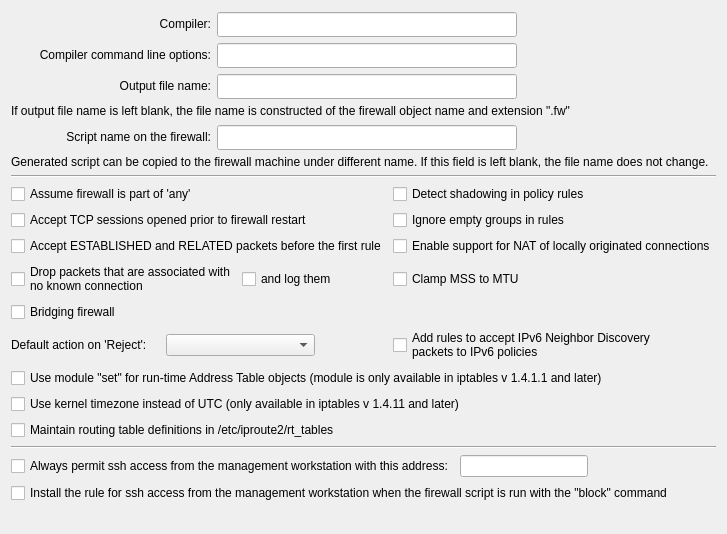
     <widget class="QWidget" name="tab0">
      <attribute name="title">
       <string>Compiler</string>
      </attribute>
      <layout class="QGridLayout" name="gridLayout_10">
       <item row="0" column="0">
        <layout class="QGridLayout" name="gridLayout_7"/>
       </item>
       <item row="1" column="0" colspan="2">
        <layout class="QGridLayout" name="gridLayout_9" columnstretch="5,5,5">
         <item row="1" column="0">
          <widget class="QLabel" name="compilerLabel">
           <property name="text">
            <string>Compiler:</string>
           </property>
           <property name="alignment">
            <set>Qt::AlignRight|Qt::AlignTrailing|Qt::AlignVCenter</set>
           </property>
           <property name="wordWrap">
            <bool>false</bool>
           </property>
          </widget>
         </item>
         <item row="1" column="1">
          <widget class="QLineEdit" name="compiler">
           <property name="minimumSize">
            <size>
             <width>300</width>
             <height>25</height>
            </size>
           </property>
           <property name="maximumSize">
            <size>
             <width>32767</width>
             <height>22</height>
            </size>
           </property>
          </widget>
         </item>
         <item row="2" column="0">
          <widget class="QLabel" name="compilerArgsLabel">
           <property name="sizePolicy">
            <sizepolicy hsizetype="Expanding" vsizetype="Preferred">
             <horstretch>0</horstretch>
             <verstretch>0</verstretch>
            </sizepolicy>
           </property>
           <property name="text">
            <string>Compiler command line options:</string>
           </property>
           <property name="alignment">
            <set>Qt::AlignRight|Qt::AlignTrailing|Qt::AlignVCenter</set>
           </property>
           <property name="wordWrap">
            <bool>false</bool>
           </property>
          </widget>
         </item>
         <item row="2" column="1">
          <widget class="QLineEdit" name="compilerArgs">
           <property name="minimumSize">
            <size>
             <width>0</width>
             <height>25</height>
            </size>
           </property>
           <property name="maximumSize">
            <size>
             <width>32767</width>
             <height>22</height>
            </size>
           </property>
          </widget>
         </item>
         <item row="3" column="0">
          <widget class="QLabel" name="textLabel1_5">
           <property name="sizePolicy">
            <sizepolicy hsizetype="Expanding" vsizetype="Preferred">
             <horstretch>0</horstretch>
             <verstretch>0</verstretch>
            </sizepolicy>
           </property>
           <property name="text">
            <string>Output file name:</string>
           </property>
           <property name="alignment">
            <set>Qt::AlignRight|Qt::AlignTrailing|Qt::AlignVCenter</set>
           </property>
           <property name="wordWrap">
            <bool>true</bool>
           </property>
          </widget>
         </item>
         <item row="3" column="1">
          <widget class="QLineEdit" name="outputFileName">
           <property name="minimumSize">
            <size>
             <width>300</width>
             <height>25</height>
            </size>
           </property>
           <property name="maximumSize">
            <size>
             <width>32767</width>
             <height>22</height>
            </size>
           </property>
          </widget>
         </item>
         <item row="1" column="2">
          <spacer name="horizontalSpacer_3">
           <property name="orientation">
            <enum>Qt::Horizontal</enum>
           </property>
           <property name="sizeHint" stdset="0">
            <size>
             <width>40</width>
             <height>20</height>
            </size>
           </property>
          </spacer>
         </item>
        </layout>
       </item>
       <item row="2" column="0" colspan="2">
        <widget class="QLabel" name="label_7">
         <property name="text">
          <string>If output file name is left blank, the file name is constructed of the firewall object name and extension &quot;.fw&quot;</string>
         </property>
         <property name="wordWrap">
          <bool>true</bool>
         </property>
        </widget>
       </item>
       <item row="3" column="0" colspan="2">
        <layout class="QGridLayout" name="gridLayout_8" columnstretch="5,5,5">
         <item row="0" column="0">
          <widget class="QLabel" name="label_2">
           <property name="text">
            <string>Script name on the firewall:</string>
           </property>
           <property name="alignment">
            <set>Qt::AlignRight|Qt::AlignTrailing|Qt::AlignVCenter</set>
           </property>
          </widget>
         </item>
         <item row="0" column="1">
          <widget class="QLineEdit" name="fileNameOnFw">
           <property name="minimumSize">
            <size>
             <width>300</width>
             <height>25</height>
            </size>
           </property>
           <property name="maximumSize">
            <size>
             <width>32767</width>
             <height>22</height>
            </size>
           </property>
          </widget>
         </item>
         <item row="0" column="2">
          <spacer name="horizontalSpacer">
           <property name="orientation">
            <enum>Qt::Horizontal</enum>
           </property>
           <property name="sizeHint" stdset="0">
            <size>
             <width>40</width>
             <height>20</height>
            </size>
           </property>
          </spacer>
         </item>
        </layout>
       </item>
       <item row="4" column="0" colspan="2">
        <widget class="QLabel" name="label_4">
         <property name="text">
          <string>Generated script can be copied to the firewall machine under different name. If this field is left blank, the file name does not change.</string>
         </property>
         <property name="wordWrap">
          <bool>true</bool>
         </property>
        </widget>
       </item>
       <item row="5" column="0" colspan="2">
        <widget class="Line" name="line4_2">
         <property name="frameShape">
          <enum>QFrame::HLine</enum>
         </property>
         <property name="frameShadow">
          <enum>QFrame::Sunken</enum>
         </property>
         <property name="orientation">
          <enum>Qt::Horizontal</enum>
         </property>
        </widget>
       </item>
       <item row="6" column="0" colspan="2">
        <layout class="QGridLayout" name="gridLayout_5">
         <item row="0" column="0">
          <widget class="QCheckBox" name="assumeFwIsPartOfAny">
           <property name="sizePolicy">
            <sizepolicy hsizetype="Minimum" vsizetype="Fixed">
             <horstretch>0</horstretch>
             <verstretch>0</verstretch>
            </sizepolicy>
           </property>
           <property name="text">
            <string>Assume firewall is part of 'any'</string>
           </property>
          </widget>
         </item>
         <item row="0" column="1">
          <widget class="QCheckBox" name="shadowing">
           <property name="sizePolicy">
            <sizepolicy hsizetype="Minimum" vsizetype="Fixed">
             <horstretch>0</horstretch>
             <verstretch>0</verstretch>
            </sizepolicy>
           </property>
           <property name="text">
            <string>Detect shadowing in policy rules</string>
           </property>
          </widget>
         </item>
         <item row="1" column="0">
          <widget class="QCheckBox" name="acceptSessions">
           <property name="sizePolicy">
            <sizepolicy hsizetype="Minimum" vsizetype="Fixed">
             <horstretch>0</horstretch>
             <verstretch>0</verstretch>
            </sizepolicy>
           </property>
           <property name="text">
            <string>Accept TCP sessions opened prior to firewall restart</string>
           </property>
          </widget>
         </item>
         <item row="1" column="1">
          <widget class="QCheckBox" name="emptyGroups">
           <property name="sizePolicy">
            <sizepolicy hsizetype="Minimum" vsizetype="Fixed">
             <horstretch>0</horstretch>
             <verstretch>0</verstretch>
            </sizepolicy>
           </property>
           <property name="text">
            <string>Ignore empty groups in rules</string>
           </property>
          </widget>
         </item>
         <item row="2" column="0">
          <widget class="QCheckBox" name="acceptESTBeforeFirst">
           <property name="sizePolicy">
            <sizepolicy hsizetype="Minimum" vsizetype="Fixed">
             <horstretch>0</horstretch>
             <verstretch>0</verstretch>
            </sizepolicy>
           </property>
           <property name="text">
            <string>Accept ESTABLISHED and RELATED packets before the first rule</string>
           </property>
          </widget>
         </item>
         <item row="2" column="1">
          <widget class="QCheckBox" name="localNAT">
           <property name="sizePolicy">
            <sizepolicy hsizetype="Minimum" vsizetype="Fixed">
             <horstretch>0</horstretch>
             <verstretch>0</verstretch>
            </sizepolicy>
           </property>
           <property name="text">
            <string>Enable support for NAT of locally originated connections</string>
           </property>
          </widget>
         </item>
         <item row="3" column="0">
          <layout class="QHBoxLayout" name="horizontalLayout_3">
           <item>
            <widget class="QCheckBox" name="dropInvalid">
             <property name="text">
              <string>Drop packets that are associated with
no known connection</string>
             </property>
            </widget>
           </item>
           <item>
            <widget class="QCheckBox" name="logInvalid">
             <property name="text">
              <string>and log them</string>
             </property>
            </widget>
           </item>
          </layout>
         </item>
         <item row="3" column="1">
          <widget class="QCheckBox" name="clampMSStoMTU">
           <property name="sizePolicy">
            <sizepolicy hsizetype="Minimum" vsizetype="Fixed">
             <horstretch>0</horstretch>
             <verstretch>0</verstretch>
            </sizepolicy>
           </property>
           <property name="toolTip">
            <string>This adds a rule on top of the policy with iptables target TCPMSS
and option --clamp-mss-to-pmtu. Generation of this command is
version-dependent and also depends on the setting of ip or ipv6 forwarding
in host settings dialog.
</string>
           </property>
           <property name="text">
            <string>Clamp MSS to MTU</string>
           </property>
          </widget>
         </item>
         <item row="4" column="0">
          <widget class="QCheckBox" name="bridge">
           <property name="sizePolicy">
            <sizepolicy hsizetype="Minimum" vsizetype="Fixed">
             <horstretch>0</horstretch>
             <verstretch>0</verstretch>
            </sizepolicy>
           </property>
           <property name="text">
            <string>Bridging firewall</string>
           </property>
          </widget>
         </item>
         <item row="5" column="0">
          <layout class="QHBoxLayout" name="horizontalLayout_4">
           <item>
            <widget class="QLabel" name="textLabel9">
             <property name="text">
              <string>Default action on 'Reject':</string>
             </property>
             <property name="wordWrap">
              <bool>false</bool>
             </property>
            </widget>
           </item>
           <item>
            <widget class="QComboBox" name="actionOnReject"/>
           </item>
           <item>
            <spacer>
             <property name="orientation">
              <enum>Qt::Horizontal</enum>
             </property>
             <property name="sizeType">
              <enum>QSizePolicy::Minimum</enum>
             </property>
             <property name="sizeHint" stdset="0">
              <size>
               <width>72</width>
               <height>20</height>
              </size>
             </property>
            </spacer>
           </item>
          </layout>
         </item>
         <item row="5" column="1">
          <widget class="QCheckBox" name="ipv6NeighborDiscovery">
           <property name="toolTip">
            <string>Compiler will automatically generate rules to permit ICMP6 packets used in IPv6
Neighbor Discovery after the rules that accept ESTABLISHED,RELATE and before 
the rule that drops packets in state INVALID.</string>
           </property>
           <property name="text">
            <string>Add rules to accept IPv6 Neighbor Discovery
packets to IPv6 policies</string>
           </property>
          </widget>
         </item>
         <item row="6" column="0" colspan="2">
          <widget class="QCheckBox" name="useModuleSet">
           <property name="text">
            <string>Use module &quot;set&quot; for run-time Address Table objects (module is only available in iptables v 1.4.1.1 and later)</string>
           </property>
          </widget>
         </item>
         <item row="7" column="0" colspan="2">
          <widget class="QCheckBox" name="useKernelTz">
           <property name="text">
            <string>Use kernel timezone instead of UTC (only available in iptables v 1.4.11 and later)</string>
           </property>
          </widget>
         </item>
         <item row="8" column="0" colspan="2">
          <widget class="QCheckBox" name="manageRtTables">
           <property name="toolTip">
            <string>Append missing entries for the named routing tables of
Routing rule sets to /etc/iproute2/rt_tables at activation time.
Existing lines are never modified or deleted. Without this option
the generated commands use the numeric table ids.</string>
           </property>
           <property name="text">
            <string>Maintain routing table definitions in /etc/iproute2/rt_tables</string>
           </property>
          </widget>
         </item>
        </layout>
       </item>
       <item row="7" column="0" colspan="2">
        <widget class="Line" name="line4">
         <property name="frameShape">
          <enum>QFrame::HLine</enum>
         </property>
         <property name="frameShadow">
          <enum>QFrame::Sunken</enum>
         </property>
         <property name="orientation">
          <enum>Qt::Horizontal</enum>
         </property>
        </widget>
       </item>
       <item row="8" column="0" colspan="2">
        <layout class="QHBoxLayout" name="horizontalLayout_5">
         <item>
          <widget class="QCheckBox" name="mgmt_ssh">
           <property name="text">
            <string>Always permit ssh access from the management workstation with this address:</string>
           </property>
          </widget>
         </item>
         <item>
          <widget class="QLineEdit" name="mgmt_addr">
           <property name="sizePolicy">
            <sizepolicy hsizetype="Expanding" vsizetype="Fixed">
             <horstretch>0</horstretch>
             <verstretch>0</verstretch>
            </sizepolicy>
           </property>
           <property name="maximumSize">
            <size>
             <width>32767</width>
             <height>32767</height>
            </size>
           </property>
          </widget>
         </item>
         <item>
          <spacer name="horizontalSpacer_2">
           <property name="orientation">
            <enum>Qt::Horizontal</enum>
           </property>
           <property name="sizeHint" stdset="0">
            <size>
             <width>40</width>
             <height>20</height>
            </size>
           </property>
          </spacer>
         </item>
        </layout>
       </item>
       <item row="9" column="0" colspan="2">
        <widget class="QCheckBox" name="add_mgmt_ssh_rule_when_stoped">
         <property name="text">
          <string>Install the rule for ssh access from the management workstation when the firewall script is run with the &quot;block&quot; command</string>
         </property>
        </widget>
       </item>
       <item row="10" column="1">
        <spacer>
         <property name="orientation">
          <enum>Qt::Vertical</enum>
         </property>
         <property name="sizeType">
          <enum>QSizePolicy::Expanding</enum>
         </property>
         <property name="sizeHint" stdset="0">
          <size>
           <width>20</width>
           <height>20</height>
          </size>
         </property>
        </spacer>
       </item>
      </layout>
     </widget>
